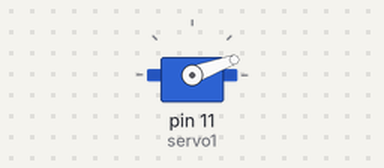
Simulated run of this sketch. Board: Arduino Uno, built with avr-gcc and run on an emulated ATmega328P. Parts: servo.

Above: at 0.05 s.
At 1.5 s:
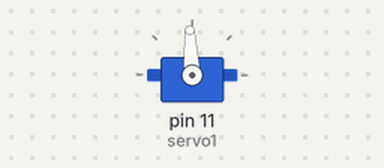
At 3.0 s:
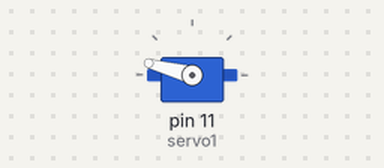
Timing chart, 0 to 6.9 s (numbered marks = the images above):
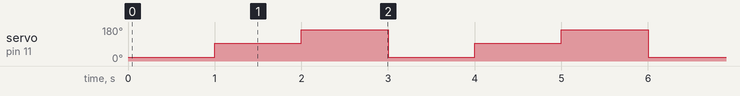

The sketch:

servotimer2_example.ino
```cpp
#include"ServoTimer2.h"
ServoTimer2 servo1;
void setup()
{
servo1.attach(11);
}
void loop()
{                 // put your main code here, to run repeatedly:
servo1.write(750);  //min pulse width for 0 degree
delay(1000);
servo1.write(1500);  //pulse width for 90 degree
delay(1000);
servo1.write(2250);  //max pulse width for around 180 degree
delay(1000);
}
```

Measured:
- by itself, servo on pin 11 (servo1): repeats every 3.0 s: 165° 1.0 s, 20° 1.0 s, 93° 1.0 s
